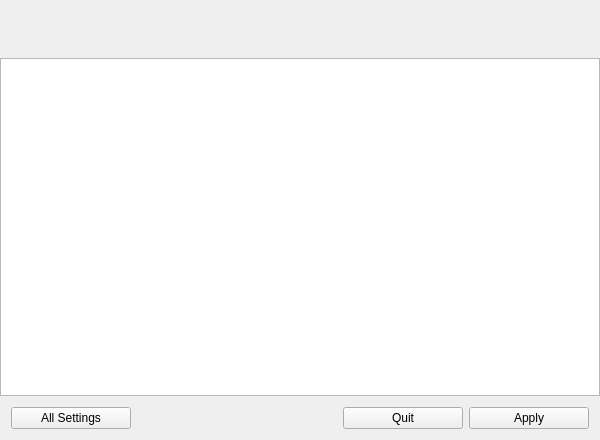
<?xml version="1.0" encoding="UTF-8"?>
<ui version="4.0">
 <class>MsmWindow</class>
 <widget class="QMainWindow" name="MsmWindow">
  <property name="geometry">
   <rect>
    <x>0</x>
    <y>0</y>
    <width>600</width>
    <height>440</height>
   </rect>
  </property>
  <property name="minimumSize">
   <size>
    <width>600</width>
    <height>440</height>
   </size>
  </property>
  <property name="windowTitle">
   <string>EndeavourOS Settings Manager</string>
  </property>
  <property name="windowIcon">
   <iconset resource="msm.qrc">
    <normaloff>:/images/resources/settings.png</normaloff>:/images/resources/settings.png</iconset>
  </property>
  <widget class="QWidget" name="centralWidget">
   <layout class="QVBoxLayout" name="verticalLayout_2">
    <property name="spacing">
     <number>0</number>
    </property>
    <property name="leftMargin">
     <number>0</number>
    </property>
    <property name="topMargin">
     <number>0</number>
    </property>
    <property name="rightMargin">
     <number>0</number>
    </property>
    <property name="bottomMargin">
     <number>0</number>
    </property>
    <item>
     <widget class="QWidget" name="widgetHeader" native="true">
      <property name="sizePolicy">
       <sizepolicy hsizetype="Preferred" vsizetype="Maximum">
        <horstretch>0</horstretch>
        <verstretch>0</verstretch>
       </sizepolicy>
      </property>
      <property name="styleSheet">
       <string notr="true"/>
      </property>
      <layout class="QHBoxLayout" name="horizontalLayout">
       <property name="spacing">
        <number>25</number>
       </property>
       <property name="leftMargin">
        <number>20</number>
       </property>
       <property name="rightMargin">
        <number>20</number>
       </property>
       <item>
        <widget class="QLabel" name="labelIcon">
         <property name="minimumSize">
          <size>
           <width>36</width>
           <height>36</height>
          </size>
         </property>
         <property name="maximumSize">
          <size>
           <width>36</width>
           <height>36</height>
          </size>
         </property>
         <property name="text">
          <string/>
         </property>
         <property name="pixmap">
          <pixmap resource="msm.qrc">:/images/resources/settings.png</pixmap>
         </property>
         <property name="scaledContents">
          <bool>true</bool>
         </property>
        </widget>
       </item>
       <item>
        <widget class="QLabel" name="labelHeader">
         <property name="font">
          <font>
           <weight>75</weight>
           <bold>true</bold>
          </font>
         </property>
         <property name="text">
          <string/>
         </property>
        </widget>
       </item>
       <item>
        <spacer name="horizontalSpacer">
         <property name="orientation">
          <enum>Qt::Horizontal</enum>
         </property>
         <property name="sizeHint" stdset="0">
          <size>
           <width>196</width>
           <height>20</height>
          </size>
         </property>
        </spacer>
       </item>
      </layout>
     </widget>
    </item>
    <item>
     <widget class="QStackedWidget" name="stackedWidget">
      <property name="sizePolicy">
       <sizepolicy hsizetype="Ignored" vsizetype="Ignored">
        <horstretch>0</horstretch>
        <verstretch>0</verstretch>
       </sizepolicy>
      </property>
      <property name="currentIndex">
       <number>0</number>
      </property>
      <widget class="QWidget" name="page">
       <layout class="QVBoxLayout" name="verticalLayout">
        <property name="spacing">
         <number>0</number>
        </property>
        <property name="leftMargin">
         <number>0</number>
        </property>
        <property name="topMargin">
         <number>0</number>
        </property>
        <property name="rightMargin">
         <number>0</number>
        </property>
        <property name="bottomMargin">
         <number>0</number>
        </property>
        <item>
         <widget class="ListWidget" name="listWidget">
          <property name="horizontalScrollBarPolicy">
           <enum>Qt::ScrollBarAlwaysOff</enum>
          </property>
          <property name="editTriggers">
           <set>QAbstractItemView::NoEditTriggers</set>
          </property>
          <property name="showDropIndicator" stdset="0">
           <bool>false</bool>
          </property>
          <property name="iconSize">
           <size>
            <width>48</width>
            <height>48</height>
           </size>
          </property>
          <property name="movement">
           <enum>QListView::Static</enum>
          </property>
          <property name="spacing">
           <number>20</number>
          </property>
          <property name="viewMode">
           <enum>QListView::IconMode</enum>
          </property>
         </widget>
        </item>
       </layout>
      </widget>
      <widget class="QWidget" name="page_2"/>
     </widget>
    </item>
    <item>
     <widget class="QWidget" name="widgetBottom" native="true">
      <layout class="QHBoxLayout" name="horizontalLayout_2">
       <item>
        <widget class="QPushButton" name="buttonAllSettings">
         <property name="minimumSize">
          <size>
           <width>120</width>
           <height>0</height>
          </size>
         </property>
         <property name="text">
          <string>All Settings</string>
         </property>
        </widget>
       </item>
       <item>
        <spacer name="horizontalSpacer_2">
         <property name="orientation">
          <enum>Qt::Horizontal</enum>
         </property>
         <property name="sizeHint" stdset="0">
          <size>
           <width>40</width>
           <height>20</height>
          </size>
         </property>
        </spacer>
       </item>
       <item>
        <widget class="QPushButton" name="buttonQuit">
         <property name="minimumSize">
          <size>
           <width>120</width>
           <height>0</height>
          </size>
         </property>
         <property name="text">
          <string>Quit</string>
         </property>
        </widget>
       </item>
       <item>
        <widget class="QPushButton" name="buttonApply">
         <property name="minimumSize">
          <size>
           <width>120</width>
           <height>0</height>
          </size>
         </property>
         <property name="text">
          <string>Apply</string>
         </property>
        </widget>
       </item>
      </layout>
     </widget>
    </item>
   </layout>
  </widget>
  <action name="actionQuit">
   <property name="text">
    <string>Quit</string>
   </property>
  </action>
 </widget>
 <layoutdefault spacing="6" margin="11"/>
 <customwidgets>
  <customwidget>
   <class>ListWidget</class>
   <extends>QListWidget</extends>
   <header>ListWidget.h</header>
  </customwidget>
 </customwidgets>
 <resources>
  <include location="msm.qrc"/>
 </resources>
 <connections/>
</ui>
